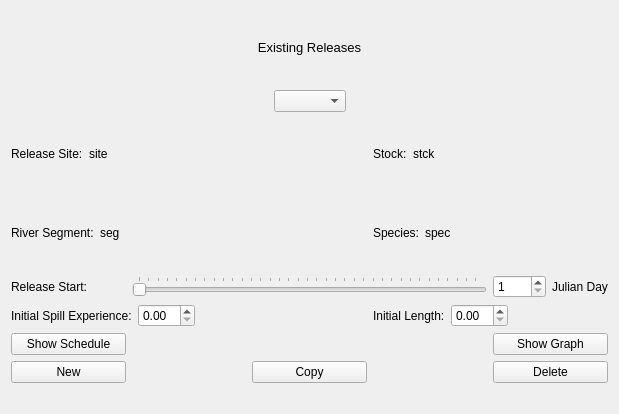
<?xml version="1.0" encoding="UTF-8"?>
<ui version="4.0">
 <class>ReleaseTool</class>
 <widget class="QWidget" name="ReleaseTool">
  <property name="geometry">
   <rect>
    <x>0</x>
    <y>0</y>
    <width>619</width>
    <height>414</height>
   </rect>
  </property>
  <property name="windowTitle">
   <string>Form</string>
  </property>
  <layout class="QVBoxLayout" name="verticalLayout">
   <item>
    <layout class="QGridLayout" name="gridLayout_tool">
     <item row="8" column="0">
      <spacer name="horizontalSpacer_left">
       <property name="orientation">
        <enum>Qt::Horizontal</enum>
       </property>
       <property name="sizeHint" stdset="0">
        <size>
         <width>40</width>
         <height>20</height>
        </size>
       </property>
      </spacer>
     </item>
     <item row="8" column="4">
      <spacer name="horizontalSpacer_rt">
       <property name="orientation">
        <enum>Qt::Horizontal</enum>
       </property>
       <property name="sizeHint" stdset="0">
        <size>
         <width>40</width>
         <height>20</height>
        </size>
       </property>
      </spacer>
     </item>
     <item row="7" column="4">
      <widget class="QPushButton" name="pushButton_delete">
       <property name="text">
        <string>Delete</string>
       </property>
      </widget>
     </item>
     <item row="6" column="2">
      <spacer name="horizontalSpacer_middle">
       <property name="orientation">
        <enum>Qt::Horizontal</enum>
       </property>
       <property name="sizeHint" stdset="0">
        <size>
         <width>40</width>
         <height>20</height>
        </size>
       </property>
      </spacer>
     </item>
     <item row="5" column="3" colspan="2">
      <layout class="QHBoxLayout" name="horizontalLayout_length">
       <item>
        <widget class="QLabel" name="label_length">
         <property name="text">
          <string>Initial Length:</string>
         </property>
        </widget>
       </item>
       <item>
        <widget class="QDoubleSpinBox" name="doubleSpinBox_length"/>
       </item>
       <item>
        <spacer name="horizontalSpacer_length">
         <property name="orientation">
          <enum>Qt::Horizontal</enum>
         </property>
         <property name="sizeHint" stdset="0">
          <size>
           <width>40</width>
           <height>20</height>
          </size>
         </property>
        </spacer>
       </item>
      </layout>
     </item>
     <item row="7" column="2">
      <widget class="QPushButton" name="pushButton_copy">
       <property name="text">
        <string>Copy</string>
       </property>
      </widget>
     </item>
     <item row="5" column="0" colspan="3">
      <layout class="QHBoxLayout" name="horizontalLayout_spill_exp">
       <item>
        <widget class="QLabel" name="label_spill_exp">
         <property name="text">
          <string>Initial Spill Experience:</string>
         </property>
        </widget>
       </item>
       <item>
        <widget class="QDoubleSpinBox" name="doubleSpinBox_spill_exp"/>
       </item>
       <item>
        <spacer name="horizontalSpacer_spill_exp">
         <property name="orientation">
          <enum>Qt::Horizontal</enum>
         </property>
         <property name="sizeHint" stdset="0">
          <size>
           <width>40</width>
           <height>20</height>
          </size>
         </property>
        </spacer>
       </item>
      </layout>
     </item>
     <item row="3" column="3" colspan="2">
      <layout class="QHBoxLayout" name="horizontalLayout_species">
       <item>
        <widget class="QLabel" name="label_relspecies">
         <property name="text">
          <string>Species:</string>
         </property>
        </widget>
       </item>
       <item>
        <widget class="QLabel" name="label_species">
         <property name="text">
          <string>spec</string>
         </property>
        </widget>
       </item>
       <item>
        <spacer name="horizontalSpacer_species">
         <property name="orientation">
          <enum>Qt::Horizontal</enum>
         </property>
         <property name="sizeHint" stdset="0">
          <size>
           <width>40</width>
           <height>20</height>
          </size>
         </property>
        </spacer>
       </item>
      </layout>
     </item>
     <item row="4" column="1" colspan="3">
      <widget class="QSlider" name="horizontalSlider_start">
       <property name="minimum">
        <number>1</number>
       </property>
       <property name="maximum">
        <number>365</number>
       </property>
       <property name="orientation">
        <enum>Qt::Horizontal</enum>
       </property>
       <property name="invertedAppearance">
        <bool>false</bool>
       </property>
       <property name="invertedControls">
        <bool>false</bool>
       </property>
       <property name="tickPosition">
        <enum>QSlider::TicksAbove</enum>
       </property>
       <property name="tickInterval">
        <number>10</number>
       </property>
      </widget>
     </item>
     <item row="4" column="0">
      <widget class="QLabel" name="label_relstart">
       <property name="text">
        <string>Release Start:</string>
       </property>
      </widget>
     </item>
     <item row="2" column="0" colspan="3">
      <layout class="QHBoxLayout" name="horizontalLayout">
       <item>
        <widget class="QLabel" name="label_relsite">
         <property name="text">
          <string>Release Site:</string>
         </property>
        </widget>
       </item>
       <item>
        <widget class="QLabel" name="label_site">
         <property name="text">
          <string>site</string>
         </property>
        </widget>
       </item>
       <item>
        <spacer name="horizontalSpacer">
         <property name="orientation">
          <enum>Qt::Horizontal</enum>
         </property>
         <property name="sizeHint" stdset="0">
          <size>
           <width>40</width>
           <height>20</height>
          </size>
         </property>
        </spacer>
       </item>
      </layout>
     </item>
     <item row="3" column="0" colspan="3">
      <layout class="QHBoxLayout" name="horizontalLayout_segment">
       <item>
        <widget class="QLabel" name="label_relsegment">
         <property name="text">
          <string>River Segment:</string>
         </property>
        </widget>
       </item>
       <item>
        <widget class="QLabel" name="label_segment">
         <property name="text">
          <string>seg</string>
         </property>
        </widget>
       </item>
       <item>
        <spacer name="horizontalSpacer_segment">
         <property name="orientation">
          <enum>Qt::Horizontal</enum>
         </property>
         <property name="sizeHint" stdset="0">
          <size>
           <width>40</width>
           <height>20</height>
          </size>
         </property>
        </spacer>
       </item>
      </layout>
     </item>
     <item row="7" column="3">
      <spacer name="horizontalSpacer_mid_rt">
       <property name="orientation">
        <enum>Qt::Horizontal</enum>
       </property>
       <property name="sizeHint" stdset="0">
        <size>
         <width>40</width>
         <height>20</height>
        </size>
       </property>
      </spacer>
     </item>
     <item row="4" column="4">
      <layout class="QHBoxLayout" name="horizontalLayout_start">
       <item>
        <widget class="QSpinBox" name="spinBox_start">
         <property name="minimum">
          <number>1</number>
         </property>
         <property name="maximum">
          <number>365</number>
         </property>
        </widget>
       </item>
       <item>
        <widget class="QLabel" name="label_reljulstart">
         <property name="text">
          <string>Julian Day</string>
         </property>
        </widget>
       </item>
      </layout>
     </item>
     <item row="6" column="0">
      <widget class="QPushButton" name="pushButton_schedule">
       <property name="text">
        <string>Show Schedule</string>
       </property>
      </widget>
     </item>
     <item row="1" column="0" colspan="5">
      <layout class="QHBoxLayout" name="horizontalLayout_existing">
       <item>
        <spacer name="horizontalSpacer_exist_lf">
         <property name="orientation">
          <enum>Qt::Horizontal</enum>
         </property>
         <property name="sizeHint" stdset="0">
          <size>
           <width>40</width>
           <height>20</height>
          </size>
         </property>
        </spacer>
       </item>
       <item>
        <widget class="QComboBox" name="comboBox_existing"/>
       </item>
       <item>
        <spacer name="horizontalSpacer_exist_rt">
         <property name="orientation">
          <enum>Qt::Horizontal</enum>
         </property>
         <property name="sizeHint" stdset="0">
          <size>
           <width>40</width>
           <height>20</height>
          </size>
         </property>
        </spacer>
       </item>
      </layout>
     </item>
     <item row="7" column="1">
      <spacer name="horizontalSpacer_mid_lf">
       <property name="orientation">
        <enum>Qt::Horizontal</enum>
       </property>
       <property name="sizeHint" stdset="0">
        <size>
         <width>40</width>
         <height>20</height>
        </size>
       </property>
      </spacer>
     </item>
     <item row="6" column="4">
      <widget class="QPushButton" name="pushButton_graph">
       <property name="text">
        <string>Show Graph</string>
       </property>
      </widget>
     </item>
     <item row="7" column="0">
      <widget class="QPushButton" name="pushButton_new">
       <property name="text">
        <string>New</string>
       </property>
      </widget>
     </item>
     <item row="2" column="3" colspan="2">
      <layout class="QHBoxLayout" name="horizontalLayout_stock">
       <item>
        <widget class="QLabel" name="label_relstock">
         <property name="text">
          <string>Stock:</string>
         </property>
        </widget>
       </item>
       <item>
        <widget class="QLabel" name="label_stock">
         <property name="text">
          <string>stck</string>
         </property>
        </widget>
       </item>
       <item>
        <spacer name="horizontalSpacer_stock">
         <property name="orientation">
          <enum>Qt::Horizontal</enum>
         </property>
         <property name="sizeHint" stdset="0">
          <size>
           <width>40</width>
           <height>20</height>
          </size>
         </property>
        </spacer>
       </item>
      </layout>
     </item>
     <item row="0" column="0" colspan="5">
      <widget class="QLabel" name="label_existing">
       <property name="text">
        <string>&lt;html&gt;&lt;head/&gt;&lt;body&gt;&lt;p&gt;&lt;span style=&quot; font-size:10pt;&quot;&gt;Existing Releases&lt;/span&gt;&lt;/p&gt;&lt;/body&gt;&lt;/html&gt;</string>
       </property>
       <property name="alignment">
        <set>Qt::AlignCenter</set>
       </property>
      </widget>
     </item>
    </layout>
   </item>
  </layout>
 </widget>
 <resources/>
 <connections>
  <connection>
   <sender>spinBox_start</sender>
   <signal>valueChanged(int)</signal>
   <receiver>horizontalSlider_start</receiver>
   <slot>setValue(int)</slot>
   <hints>
    <hint type="sourcelabel">
     <x>461</x>
     <y>208</y>
    </hint>
    <hint type="destinationlabel">
     <x>307</x>
     <y>208</y>
    </hint>
   </hints>
  </connection>
  <connection>
   <sender>horizontalSlider_start</sender>
   <signal>valueChanged(int)</signal>
   <receiver>spinBox_start</receiver>
   <slot>setValue(int)</slot>
   <hints>
    <hint type="sourcelabel">
     <x>236</x>
     <y>205</y>
    </hint>
    <hint type="destinationlabel">
     <x>472</x>
     <y>204</y>
    </hint>
   </hints>
  </connection>
 </connections>
</ui>
